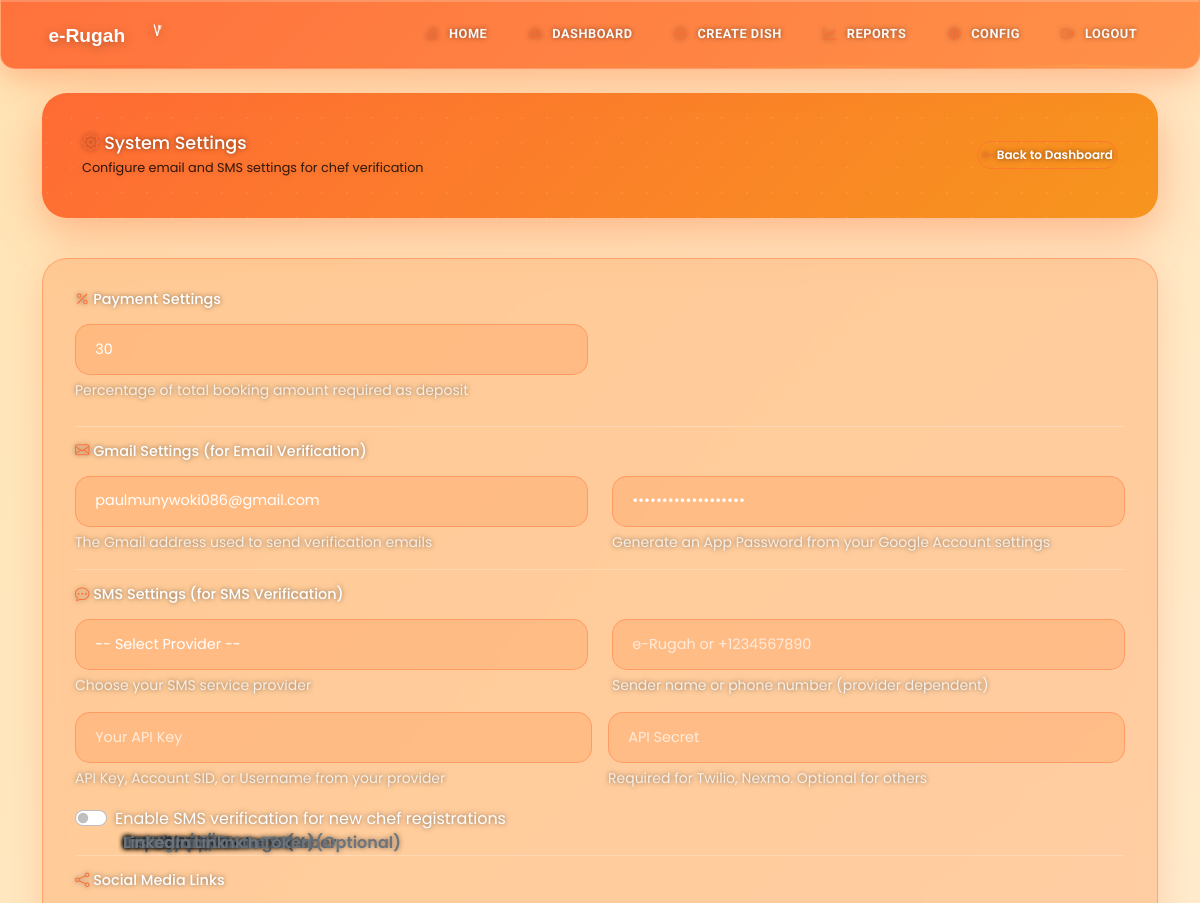
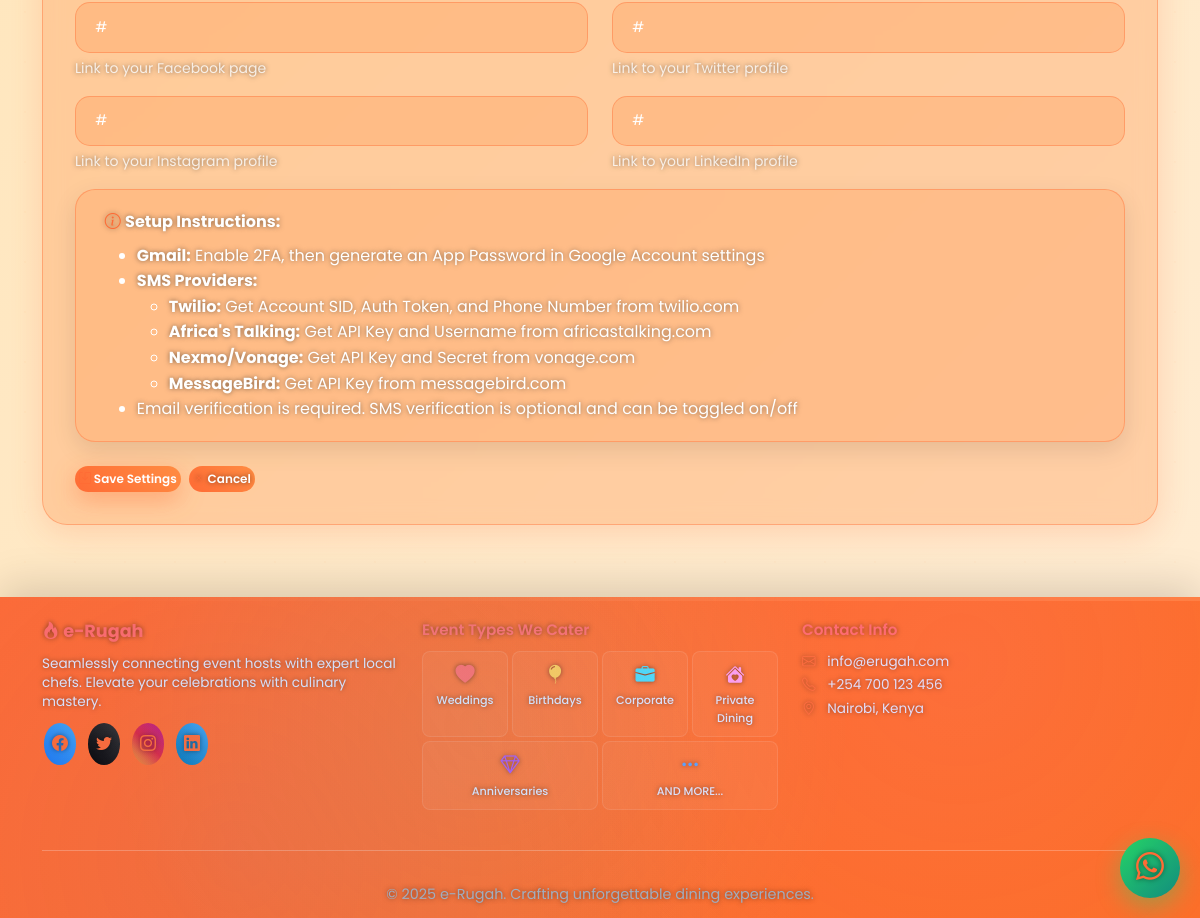
/admin/settings (signed in), run on the app's committed database (2 pictures, top to bottom).
### models.py (models this page shows)
class SystemConfig(db.Model):
    id = db.Column(db.Integer, primary_key=True)
    key = db.Column(db.String(50), unique=True, nullable=False)
    value = db.Column(db.String(200), nullable=False)

### main.py (the view, shortened to what this page needs)
@app.route('/admin/settings', methods=['GET', 'POST'])
@role_required('admin')
def admin_settings():
    settings = {}
    configs = SystemConfig.query.filter(SystemConfig.key.in_([
        'gmail_user', 'gmail_password',
        'sms_provider', 'sms_api_key', 'sms_api_secret', 'sms_sender_id',
        'deposit_percentage', SMS_VERIFICATION_KEY
    ])).all()
    for config in configs:
        settings[config.key] = config.value
    return render_template('admin_settings.html', settings=settings, SMS_VERIFICATION_KEY=SMS_VERIFICATION_KEY)

### main.py (called while the page is built)
@app.context_processor
def inject_year():
    return {'year': datetime.now().year}

@login_manager.user_loader
def load_user(user_id):
    return User.query.get(int(user_id))

def role_required(role):
    def decorator(f):
        @wraps(f)
        @login_required
        def decorated_function(*args, **kwargs):
            if current_user.role != role:
                flash('Access denied. Insufficient permissions.', 'danger')
                return redirect(url_for('index'))
            return f(*args, **kwargs)
        return decorated_function
    return decorator

### templates/admin_settings.html (shortened to what this page needs)
{% extends "base.html" %}
{% block content %}
<div class="page-header">
    <div class="d-flex justify-content-between align-items-center">
        <div>
            <h5 class="mb-0" style="font-size: 1.1rem;"><i class="bi bi-gear"></i> System Settings</h5>
            <p class="mb-0 mt-1 small" style="font-size: 0.8rem; color: rgba(0, 0, 0, 0.8);">Configure email and SMS settings for chef verification</p>
        </div>
        <div>
            <a href="{{ url_for('admin_dashboard') }}" class="btn btn-outline-secondary btn-sm" style="font-size: 0.75rem; padding: 0.25rem;">
                <i class="bi bi-arrow-left"></i> Back to Dashboard
            </a>
        </div>
    </div>
</div>
<div class="dashboard-card">
    <form method="POST">
        <h6 class="mb-3" style="font-size: 0.9rem;"><i class="bi bi-percent"></i> Payment Settings</h6>
        <div class="row mb-4">
            <div class="col-md-6">
                <label for="deposit_percentage" class="form-label">Deposit Percentage (%)</label>
                <input type="number" class="form-control" id="deposit_percentage" name="deposit_percentage"
                       value="{{ settings.get('deposit_percentage', '30') }}" min="0" max="100" required>
                <div class="form-text">Percentage of total booking amount required as deposit</div>
            </div>
        </div>
        <hr class="my-3">
        <h6 class="mb-3" style="font-size: 0.9rem;"><i class="bi bi-envelope"></i> Gmail Settings (for Email Verification)</h6>
        <div class="row mb-3">
            <div class="col-md-6">
                <label for="gmail_user" class="form-label">Gmail Username</label>
                <input type="email" class="form-control" id="gmail_user" name="gmail_user"
                       value="{{ settings.get('gmail_user', '') }}" placeholder="your-email@gmail.com" required>
                <div class="form-text">The Gmail address used to send verification emails</div>
            </div>
            <div class="col-md-6">
                <label for="gmail_password" class="form-label">Gmail App Password</label>
                <input type="password" class="form-control" id="gmail_password" name="gmail_password"
                       value="{{ settings.get('gmail_password', '') }}" placeholder="App Password" required>
                <div class="form-text">Generate an App Password from your Google Account settings</div>
            </div>
        </div>
        <hr class="my-3">
        <h6 class="mb-3" style="font-size: 0.9rem;"><i class="bi bi-chat-dots"></i> SMS Settings (for SMS Verification)</h6>
        <div class="row mb-3">
            <div class="col-md-6">
                <label for="sms_provider" class="form-label">SMS Provider</label>
                <select class="form-control" id="sms_provider" name="sms_provider">
                    <option value="">-- Select Provider --</option>
                </select>
                <div class="form-text">Choose your SMS service provider</div>
            </div>
            <div class="col-md-6">
                <label for="sms_sender_id" class="form-label">Sender ID / Phone Number</label>
                <input type="text" class="form-control" id="sms_sender_id" name="sms_sender_id"
                       value="{{ settings.get('sms_sender_id', '') }}" placeholder="e-Rugah or +1234567890">
                <div class="form-text">Sender name or phone number (provider dependent)</div>
            </div>
        </div>
        <div class="row mb-3 g-3 align-items-center">
            <div class="col-md-6 col-12">
                <label for="sms_api_key" class="form-label">API Key / Account SID</label>
                <input type="text" class="form-control" id="sms_api_key" name="sms_api_key"
                       value="{{ settings.get('sms_api_key', '') }}" placeholder="Your API Key">
                <div class="form-text">API Key, Account SID, or Username from your provider</div>
            </div>
            <div class="col-md-6 col-12">
                <label for="sms_api_secret" class="form-label">API Secret / Auth Token (Optional)</label>
                <input type="password" class="form-control" id="sms_api_secret" name="sms_api_secret"
                       value="{{ settings.get('sms_api_secret', '') }}" placeholder="API Secret">
                <div class="form-text">Required for Twilio, Nexmo. Optional for others</div>
            </div>
        </div>
        <div class="form-check form-switch mb-4">
            <input class="form-check-input" type="checkbox" role="switch" id="sms_verification_enabled" name="{{ SMS_VERIFICATION_KEY }}"
                   value="true" {% if settings.get(SMS_VERIFICATION_KEY, 'true') == 'true' %}checked{% endif %}>
            <label class="form-check-label" for="sms_verification_enabled">Enable SMS verification for new chef registrations</label>
        </div>
        <hr class="my-3">
        <h6 class="mb-3" style="font-size: 0.9rem;"><i class="bi bi-share"></i> Social Media Links</h6>
        <div class="row mb-3">
            <div class="col-md-6">
                <label for="facebook_link" class="form-label">Facebook Link</label>
                <input type="url" class="form-control" id="facebook_link" name="facebook_link"
                       value="{{ settings.get('facebook_link', '#') }}" placeholder="https://facebook.com/yourpage">
                <div class="form-text">Link to your Facebook page</div>
            </div>
            <div class="col-md-6">
                <label for="twitter_link" class="form-label">Twitter Link</label>
                <input type="url" class="form-control" id="twitter_link" name="twitter_link"
                       value="{{ settings.get('twitter_link', '#') }}" placeholder="https://twitter.com/yourhandle">
                <div class="form-text">Link to your Twitter profile</div>
            </div>
        </div>
        <div class="row mb-3">
            <div class="col-md-6">
                <label for="instagram_link" class="form-label">Instagram Link</label>
                <input type="url" class="form-control" id="instagram_link" name="instagram_link"
                       value="{{ settings.get('instagram_link', '#') }}" placeholder="https://instagram.com/yourhandle">
                <div class="form-text">Link to your Instagram profile</div>
            </div>
            <div class="col-md-6">
                <label for="linkedin_link" class="form-label">LinkedIn Link</label>
                <input type="url" class="form-control" id="linkedin_link" name="linkedin_link"
                       value="{{ settings.get('linkedin_link', '#') }}" placeholder="https://linkedin.com/in/yourprofile">
                <div class="form-text">Link to your LinkedIn profile</div>
            </div>
        </div>
        <div class="alert alert-info">
            <i class="bi bi-info-circle"></i>
            <strong>Setup Instructions:</strong>
            <ul class="mb-0 mt-2">
                <li><strong>Gmail:</strong> Enable 2FA, then generate an App Password in Google Account settings</li>
                <li><strong>SMS Providers:</strong>
                    <ul>
                        <li><strong>Twilio:</strong> Get Account SID, Auth Token, and Phone Number from twilio.com</li>
                        <li><strong>Africa's Talking:</strong> Get API Key and Username from africastalking.com</li>
                        <li><strong>Nexmo/Vonage:</strong> Get API Key and Secret from vonage.com</li>
                        <li><strong>MessageBird:</strong> Get API Key from messagebird.com</li>
                    </ul>
                </li>
                <li>Email verification is required. SMS verification is optional and can be toggled on/off</li>
            </ul>
        </div>
        <div class="d-flex gap-2">
            <button type="submit" class="btn btn-primary btn-sm" style="font-size: 0.75rem; padding: 0.25rem;">
                <i class="bi bi-save"></i> Save Settings
            </button>
            <a href="{{ url_for('admin_dashboard') }}" class="btn btn-secondary btn-sm" style="font-size: 0.75rem; padding: 0.25rem;">
                <i class="bi bi-x"></i> Cancel
            </a>
        </div>
    </form>
</div>
{% endblock %}

### static/css/style.css (style rules this page uses)
:root { --primary-color: #ff6b35; --secondary-color: #f7931e; --success-color: #2ecc71; --danger-color: #e74c3c; --dark-color: #2c3e50; --light-color: #ecf0f1; --text-dark: #34495e; --accent-color: #ff9f43; --food-green: #6ab04c; --food-red: #eb4d4b; --food-purple: #9b59b6; --food-yellow: #f39c12; }
* { margin: 0; padding: 0; box-sizing: border-box; }
body { font-family: 'Poppins', sans-serif; color: var(--text-dark); line-height: 1.6; background: #fff8f0; background-image: radial-gradient(circle at 10% 20%, rgba(255, 107, 53, 0.05) 0%, transparent 50%), radial-gradient(circle at 90% 80%, rgba(247, 147, 30, 0.05) 0%, transparent 50%), radial-gradient(circle at 50% 50%, rgba(106, 176, 76, 0.03) 0%, transparent 70%); min-height: 100vh; position: relative; overflow-x: hidden; }
body::before { content: ''; position: fixed; top: -50%; right: -50%; width: 200%; height: 200%; background: radial-gradient(circle, rgba(255, 159, 67, 0.03) 1px, transparent 1px); background-size: 50px 50px; animation: grain 8s steps(10) infinite; pointer-events: none; z-index: -1; }
.btn-primary { background: linear-gradient(135deg, var(--primary-color), var(--secondary-color), var(--accent-color)); background-size: 200% auto; border: none; padding: 0.85rem 2.5rem; font-weight: 600; border-radius: 50px; box-shadow: 0 8px 25px rgba(255, 107, 53, 0.4); transition: all 0.4s cubic-bezier(0.68, -0.55, 0.265, 1.55); position: relative; overflow: hidden; color: white; }
.btn-primary::before { content: ''; position: absolute; top: 50%; left: 50%; width: 0; height: 0; border-radius: 50%; background: rgba(255, 255, 255, 0.3); transform: translate(-50%, -50%); transition: width 0.6s, height 0.6s; }
.btn-outline-secondary { border: 2px solid var(--primary-color); color: var(--primary-color); padding: 0.85rem 2.5rem; font-weight: 600; border-radius: 50px; transition: all 0.4s cubic-bezier(0.68, -0.55, 0.265, 1.55); background: transparent; position: relative; overflow: hidden; }
.btn-outline-secondary::before { content: ''; position: absolute; top: 0; left: -100%; width: 100%; height: 100%; background: linear-gradient(135deg, var(--primary-color), var(--secondary-color)); transition: left 0.4s ease; z-index: -1; }
.form-control, .form-select { border: 2px solid #e8e8e8; border-radius: 15px; padding: 0.85rem 1.2rem; transition: all 0.3s ease; font-family: 'Poppins', sans-serif; }
.form-label { font-weight: 600; color: var(--text-dark); margin-bottom: 0.6rem; }
.alert { border: none; border-radius: 20px; padding: 1.2rem 1.8rem; margin-bottom: 1.5rem; box-shadow: 0 8px 25px rgba(0, 0, 0, 0.1); animation: slideIn 0.5s ease-out; }
.alert-info { background: linear-gradient(135deg, rgba(52, 152, 219, 0.12), rgba(41, 128, 185, 0.12)); color: #2980b9; border-left: 5px solid #3498db; }
.food-pattern { position: relative; }
.page-header { background: linear-gradient(135deg, var(--primary-color), var(--secondary-color), var(--accent-color)); background-size: 200% auto; color: white; padding: 2.5rem; border-radius: 25px; margin-bottom: 2.5rem; box-shadow: 0 15px 45px rgba(255, 107, 53, 0.4); animation: slideIn 0.6s ease-out, shimmer 8s linear infinite; position: relative; overflow: hidden; }
.page-header::before { content: ''; position: absolute; top: -50%; right: -50%; width: 200%; height: 200%; background: radial-gradient(circle, rgba(255, 255, 255, 0.1) 1px, transparent 1px); background-size: 25px 25px; animation: grain 15s linear infinite; }
.page-header p { position: relative; z-index: 1; text-shadow: 0 2px 5px rgba(0, 0, 0, 0.1); }
.btn-sm { border-radius: 25px; padding: 0.5rem 1.2rem; font-weight: 600; transition: all 0.3s cubic-bezier(0.68, -0.55, 0.265, 1.55); }
.dashboard-card { background: white; border-radius: 25px; padding: 2rem; box-shadow: 0 15px 45px rgba(0, 0, 0, 0.1); transition: all 0.4s ease; position: relative; overflow: hidden; }
.dashboard-card::before { content: ''; position: absolute; top: 0; left: 0; width: 100%; height: 5px; background: linear-gradient(90deg, var(--primary-color), var(--secondary-color), var(--accent-color)); }
.form-control { font-size: 0.9rem; transition: all 0.3s ease; border: 2px solid #e9ecef; }
.form-label { position: absolute; left: 3rem; top: 50%; transform: translateY(-50%); color: #6c757d; pointer-events: none; transition: all 0.3s cubic-bezier(0.4, 0, 0.2, 1); font-size: 1rem; z-index: 2; }

### templates/base.html (style rules this page uses)
* { scrollbar-width: thin; scrollbar-color: #ff6b35 rgba(255, 107, 53, 0.1); }

### data on the page
SystemConfig: deposit_percentage "30"
SystemConfig: gmail_user "paulmunywoki086@gmail.com"
